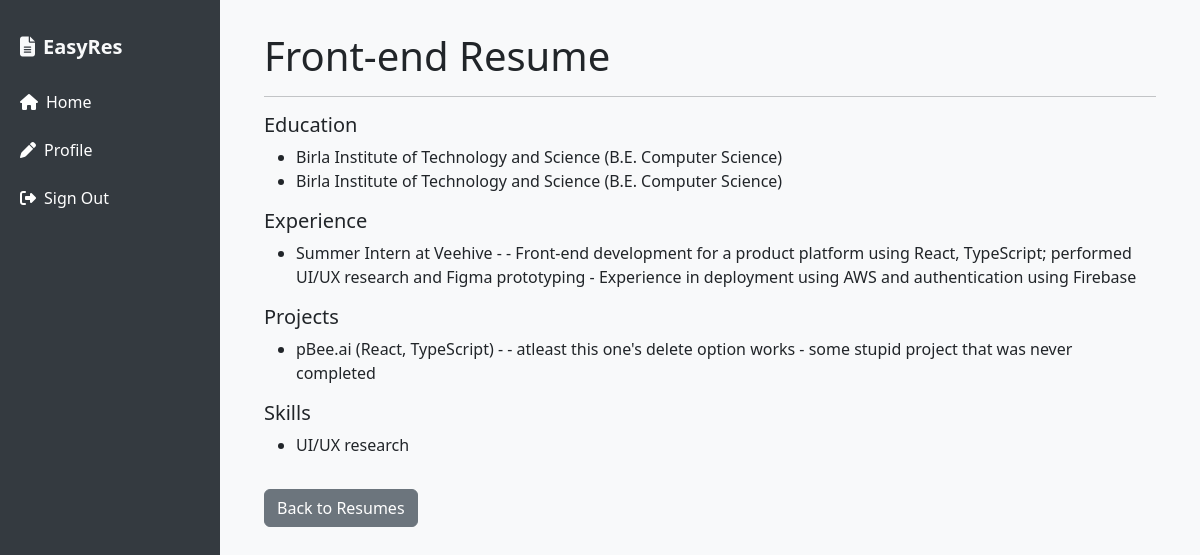
Page /resume/3 (signed in) on the committed database.
### website/models.py (models this page shows)
class Resume(db.Model):
    id = db.Column(db.Integer, primary_key=True)
    name = db.Column(db.String(100), nullable=False)
    user_id = db.Column(db.Integer, db.ForeignKey('user.id'), nullable=False)
    bios = db.relationship('Bios', secondary=resume_bios, lazy='subquery')
    educations = db.relationship('Educations', secondary=resume_educations, lazy='subquery')
    experiences = db.relationship('Experiences', secondary=resume_experiences, lazy='subquery')
    projects = db.relationship('Projects', secondary=resume_projects, lazy='subquery')
    skills = db.relationship('Skills', secondary=resume_skills, lazy='subquery')
    created_at = db.Column(db.DateTime(timezone=True), server_default=func.now())
    updated_at = db.Column(db.DateTime(timezone=True), onupdate=func.now())

class Educations(db.Model):
    id = db.Column(db.Integer, primary_key=True)
    uni = db.Column(db.String(100))
    location = db.Column(db.String(50))
    degree = db.Column(db.String(100))
    start_year = db.Column(db.String(10))
    end_year = db.Column(db.String(10))
    user_id = db.Column(db.Integer, db.ForeignKey('user.id'))

class Experiences(db.Model):
    id = db.Column(db.Integer, primary_key=True)
    role = db.Column(db.String(25))
    comp = db.Column(db.String(25))
    desc = db.Column(db.String(500))
    start_date = db.Column(db.String(10), nullable=False)
    end_date = db.Column(db.String(10), nullable=True)
    ongoing = db.Column(db.Boolean, default=False)
    user_id = db.Column(db.Integer, db.ForeignKey('user.id'))

class Projects(db.Model):
    id = db.Column(db.Integer, primary_key=True)
    proj = db.Column(db.String(50))
    tool = db.Column(db.String(50))
    desc = db.Column(db.String(250))
    user_id = db.Column(db.Integer, db.ForeignKey('user.id'))

class Skills(db.Model):
    id = db.Column(db.Integer, primary_key=True)
    data = db.Column(db.String(20))
    user_id = db.Column(db.Integer, db.ForeignKey('user.id'))

### website/views.py (the view)
@views.route('/resume/<int:resume_id>')
@login_required
def view_resume(resume_id):
    resume = Resume.query.get_or_404(resume_id)
    if resume.user_id != current_user.id:
        abort(403)
    return render_template('resume_preview.html', resume=resume, user=current_user)

### website/__init__.py (called while the page is built)
def create_app():
    app = Flask(__name__)
    app.config['SECRET_KEY'] = "development key, need to figure out for production"
    app.config['SQLALCHEMY_DATABASE_URI'] = f'sqlite:///{DB_NAME}'
    db.init_app(app)
    from .views import views
    from .auth import auth
    app.register_blueprint(views, url_prefix='/')
    app.register_blueprint(auth, url_prefix='/')
    from .models import User, Skills
    create_database(app)
    login_manager = LoginManager()
    login_manager.login_view = 'auth.sign_in'
    login_manager.init_app(app)
    @login_manager.user_loader
    def load_user(id):
        return User.query.get(int(id))
    return app

### website/templates/resume_preview.html (shortened to what this page needs)
{% extends "base.html" %} {% block content %}
<div class="container">
  <h1 class="mb-3">{{ resume.name }}</h1>
  <hr />
   {% if resume.educations %}
  <h5>Education</h5>
  <ul>
    {% for edu in resume.educations %}
    <li>{{ edu.uni }} ({{ edu.degree }})</li>
    {% endfor %}
  </ul>
  {% endif %} {% if resume.experiences %}
  <h5>Experience</h5>
  <ul>
    {% for exp in resume.experiences %}
    <li>{{ exp.role }} at {{ exp.comp }} - {{ exp.desc }}</li>
    {% endfor %}
  </ul>
  {% endif %} {% if resume.projects %}
  <h5>Projects</h5>
  <ul>
    {% for proj in resume.projects %}
    <li>{{ proj.proj }} ({{ proj.tool }}) - {{ proj.desc }}</li>
    {% endfor %}
  </ul>
  {% endif %} {% if resume.skills %}
  <h5>Skills</h5>
  <ul>
    {% for skill in resume.skills %}
    <li>{{ skill.data }}</li>
    {% endfor %}
  </ul>
  {% endif %}
  <a href="{{ url_for('views.list_resumes') }}" class="btn btn-secondary mt-3"
    >Back to Resumes</a
  >
</div>
{% endblock %}

### website/templates/base.html (style rules this page uses)
body { min-height: 100vh; display: flex; font-family: "Segoe UI", Tahoma, Geneva, Verdana, sans-serif; }

### rows in the picture
Resume: name "Front-end Resume"
Educations: uni "Birla Institute of Technology and Science", degree "B.E. Computer Science"
Educations: uni "Birla Institute of Technology and Science", degree "B.E. Computer Science"
Experiences: role "Summer Intern", comp "Veehive", desc "- Front-end development for a product platform using React, TypeScript; performed UI/UX research and Figma prototyping - Experience in deployment using AWS and authentication using Firebase"
Projects: proj "pBee.ai", tool "React, TypeScript", desc "- atleast this one's delete option works - some stupid project that was never completed"
Skills: data "UI/UX research"
